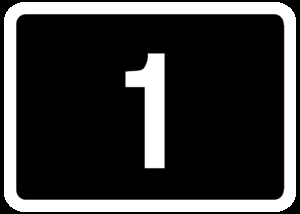
#> input picture 1.png, 300 x 214 px
$ jupyter execute Collage.ipynb
#> lines starting #> are read from the running program, lines starting #| are printed output that depends on the picture
[cell 1]
import cv2
import numpy

[cell 2]
photo1 = cv2.imread('1.png')
#> photo1 is the input picture: shape (214, 300, 3); min 0, max 255, mean 55.4
photo2 = cv2.imread('2.png')
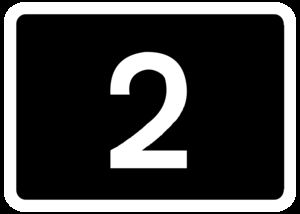
#> input picture 2.png, 300 x 214 px
#> photo2 is the input picture: shape (214, 300, 3); min 0, max 255, mean 63.8

[cell 3]
photo1.shape
#> Out = (214, 300, 3)

[cell 4]
photo2.shape
#> Out = (214, 300, 3)

[cell 5]
Collage = numpy.hstack((photo1 , photo2))
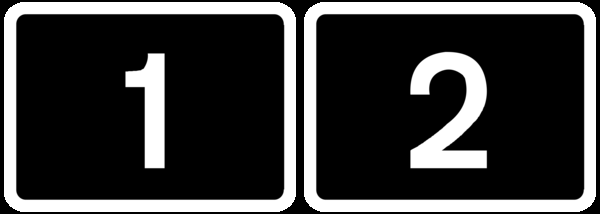
#> Collage: shape (214, 600, 3); min 0, max 255, mean 59.6
